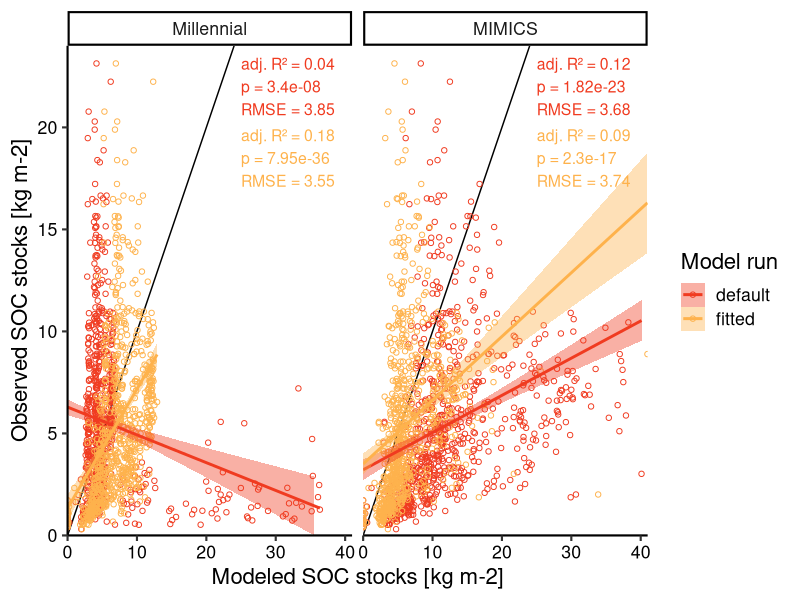
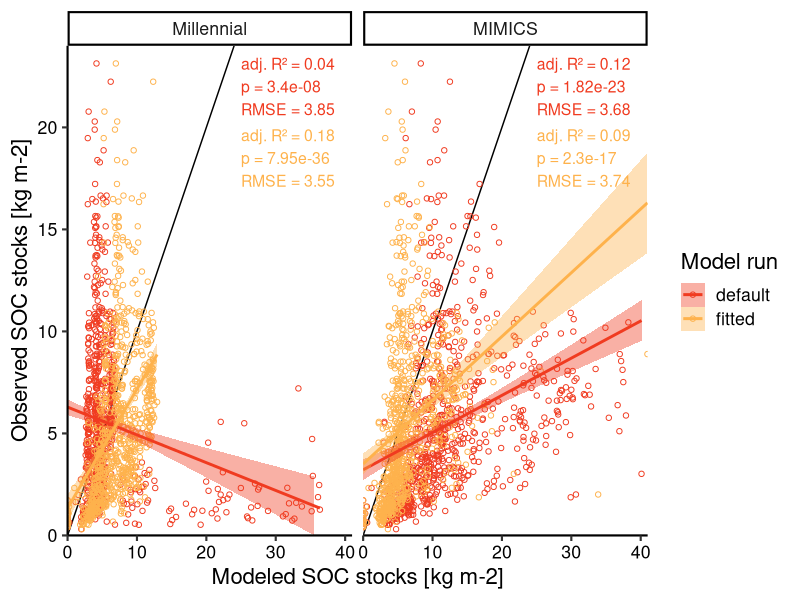

Source code (R) for these figures, in order:
## AfSIS process-based model analysis ##
## Sophie von Fromm ##
## 2025-10-08 ##

library(tidyverse)

## Load default and fitted model runs
default_run <- read.csv("model_output/both_model_results_default_run_2025-10-08.csv") %>% 
  mutate(ModelRun = "default") 
fitted_run <- read.csv("model_output/both_model_results_fitted_run_2025-10-08.csv") %>% 
  mutate(ModelRun = "fitted")

## Load AfSIS data
afsis_data <- read.csv("forcing_data/afsis_ref_updated8.csv", as.is = T) %>% 
  filter(Depth == "Topsoil")

## merge both model datasets
both_runs <- default_run %>% 
  full_join(fitted_run)

both_runs_obs <-  both_runs %>% 
  filter(Type %in% c("MIMICS", "Millennial")) %>%
  rename(Soil_Organic_Carbon_kg_m2_mod = Soil_Organic_Carbon_kg_m2) %>%
  left_join(
    both_runs %>% 
      filter(Type == "Observed") %>% 
      select(Set, ModelRun, Soil_Organic_Carbon_kg_m2) %>% 
      rename(Soil_Organic_Carbon_kg_m2_obs = Soil_Organic_Carbon_kg_m2),
    by = c("Set", "ModelRun")
  ) %>%
  select(Set, Type, ModelRun, Soil_Organic_Carbon_kg_m2_mod, Soil_Organic_Carbon_kg_m2_obs)

## Plot data and calculate model performance
# Function that returns a tibble with desired statistics for specific subset of data
extract_lm_stats <- function(df, type_filter, modelrun_filter) {
  data_sub <- df %>% filter(Type == type_filter, ModelRun == modelrun_filter)
  
  lm_fit <- lm(Soil_Organic_Carbon_kg_m2_obs ~ Soil_Organic_Carbon_kg_m2_mod, 
               data = data_sub)
  
  summary_lm <- summary(lm_fit)
  glance_lm <- broom::glance(lm_fit)
  
  # RMSE calculation
  rmse <- sqrt(mean(lm_fit$residuals^2))
  
  # p-value of slope (coefficient on Soil_Organic_Carbon_kg_m2_obs)
  # It's the 2nd coefficient
  p_value <- coef(summary_lm)[2, "Pr(>|t|)"]
  
  tibble(
    Type = type_filter,
    ModelRun = modelrun_filter,
    adj_r_squared = summary_lm$adj.r.squared,
    p_value = p_value,
    rmse = rmse
  )
}


lm_fit <- lm(Soil_Organic_Carbon_kg_m2_obs ~ Soil_Organic_Carbon_kg_m2_mod, 
             data = both_runs_obs %>% 
               filter(Type == "MIMICS",
                      ModelRun == "fitted"))

summary(lm_fit)
sqrt(mean(lm_fit$residuals^2))

types <- unique(both_runs_obs$Type)
modelruns <- unique(both_runs_obs$ModelRun)

stats_table <- tidyr::crossing(Type = types, ModelRun = modelruns) %>%
  rowwise() %>%
  do(extract_lm_stats(both_runs_obs, .$Type, .$ModelRun)) %>%
  ungroup() %>% 
  mutate(
    label = sprintf(
      "adj. R² = %.2f\np = %.3g\nRMSE = %.2f",
      adj_r_squared, p_value, rmse
    )
  )

both_runs_obs %>% 
  ggplot(aes(y = Soil_Organic_Carbon_kg_m2_obs, x = Soil_Organic_Carbon_kg_m2_mod,
             color = ModelRun)) +
  geom_abline(slope = 1) +
  geom_point(shape = 21) +
  facet_wrap(~Type) +
  geom_smooth(method = "lm", aes(fill = ModelRun)) +
  theme_classic(base_size = 16) +
  theme(axis.text = element_text(color = "black")) +
  scale_y_continuous("Observed SOC stocks [kg m-2]", limits = c(0,24),
                     expand = c(0,0)) +
  scale_x_continuous("Modeled SOC stocks [kg m-2]", limits = c(0,41),
                     expand = c(0,0)) +
  scale_color_manual("Model run", values = c("#f03b20", "#feb24c")) +
  scale_fill_manual("Model run", values = c("#f03b20", "#feb24c")) +
  geom_text(
    data = stats_table %>% filter(ModelRun == "default"),
    aes(x = 25, y = 22, label = label), color = "#f03b20",
    inherit.aes = FALSE,
    size = 4,
    hjust = 0
  ) +
  geom_text(
    data = stats_table %>% filter(ModelRun == "fitted"),
    aes(x = 25, y = 18.5, label = label), color = "#feb24c",
    inherit.aes = FALSE,
    size = 4,
    hjust = 0
  )
ggsave(paste0("./model_output/ModelFits_MIMICS_Millennial_DefaultFitted_",
              Sys.Date(), ".jpeg"), height = 6, width = 9)  
